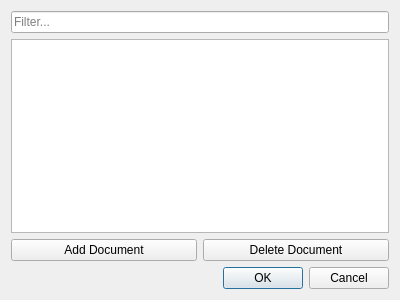
<?xml version="1.0" encoding="UTF-8"?>
<ui version="4.0">
 <class>DocumentBrowserDialog</class>
 <widget class="QDialog" name="DocumentBrowserDialog">
  <property name="geometry">
   <rect>
    <x>0</x>
    <y>0</y>
    <width>400</width>
    <height>300</height>
   </rect>
  </property>
  <property name="windowTitle">
   <string>Document Browser</string>
  </property>
  <layout class="QVBoxLayout" name="verticalLayout">
   <item>
    <widget class="QLineEdit" name="filter">
     <property name="placeholderText">
      <string>Filter...</string>
     </property>
    </widget>
   </item>
   <item>
    <widget class="QListWidget" name="documents"/>
   </item>
   <item>
    <layout class="QHBoxLayout" name="horizontalLayout">
     <item>
      <widget class="QPushButton" name="add">
       <property name="text">
        <string>Add Document</string>
       </property>
      </widget>
     </item>
     <item>
      <widget class="QPushButton" name="remove">
       <property name="text">
        <string>Delete Document</string>
       </property>
      </widget>
     </item>
    </layout>
   </item>
   <item>
    <widget class="QDialogButtonBox" name="buttons">
     <property name="orientation">
      <enum>Qt::Horizontal</enum>
     </property>
     <property name="standardButtons">
      <set>QDialogButtonBox::Cancel|QDialogButtonBox::Ok</set>
     </property>
    </widget>
   </item>
  </layout>
 </widget>
 <resources/>
 <connections>
  <connection>
   <sender>buttons</sender>
   <signal>accepted()</signal>
   <receiver>DocumentBrowserDialog</receiver>
   <slot>accept()</slot>
   <hints>
    <hint type="sourcelabel">
     <x>248</x>
     <y>254</y>
    </hint>
    <hint type="destinationlabel">
     <x>157</x>
     <y>274</y>
    </hint>
   </hints>
  </connection>
  <connection>
   <sender>buttons</sender>
   <signal>rejected()</signal>
   <receiver>DocumentBrowserDialog</receiver>
   <slot>reject()</slot>
   <hints>
    <hint type="sourcelabel">
     <x>316</x>
     <y>260</y>
    </hint>
    <hint type="destinationlabel">
     <x>286</x>
     <y>274</y>
    </hint>
   </hints>
  </connection>
 </connections>
</ui>
